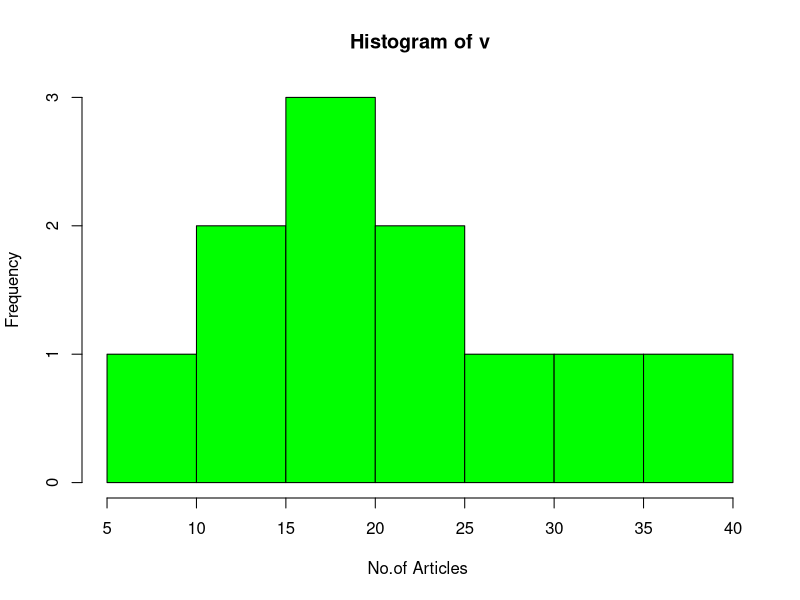
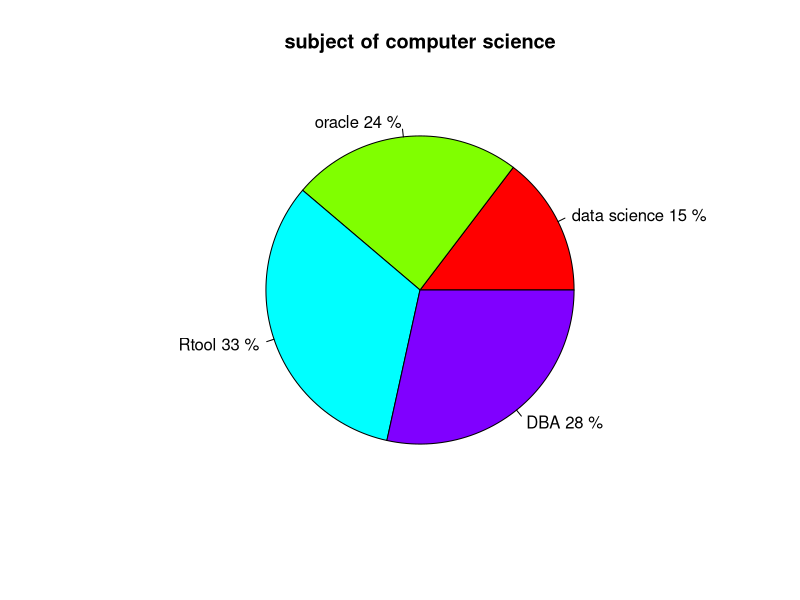
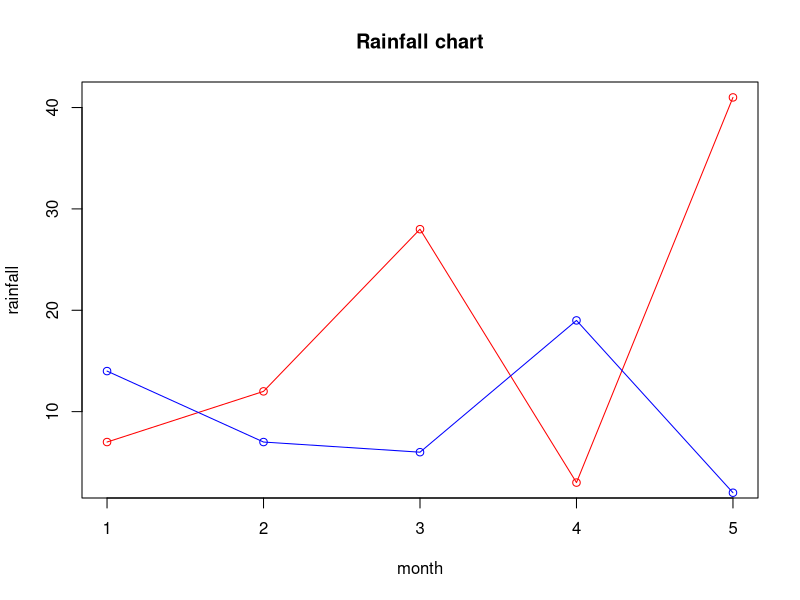
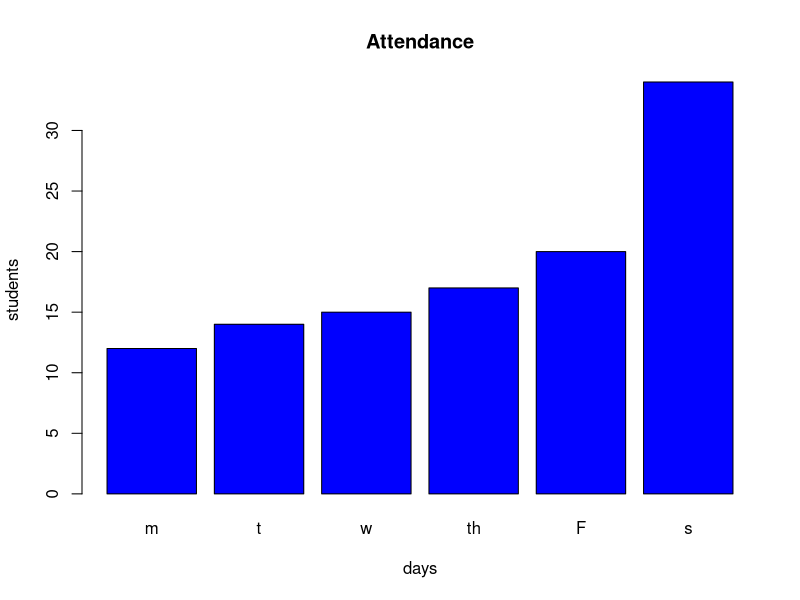
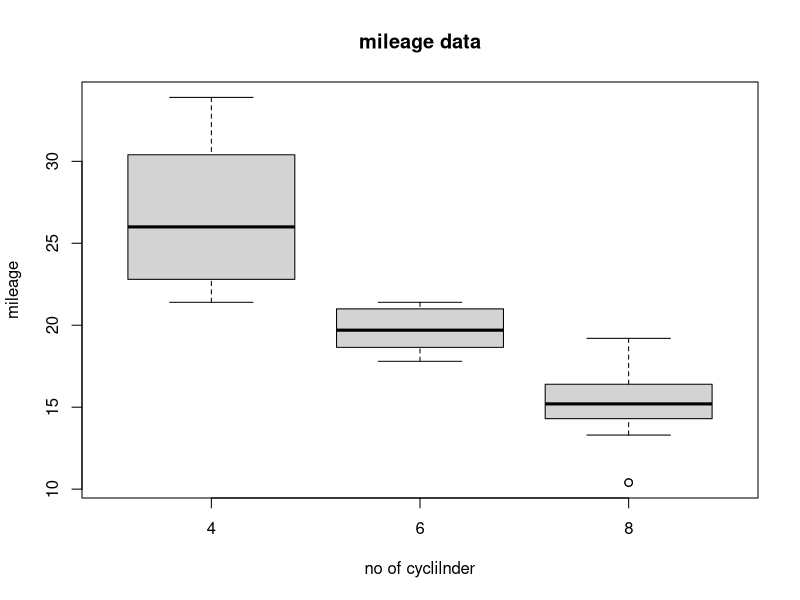

R code for these plots, in order:
#basic in array
x <- c(9, 20, 21, 25, 30, 50)
y <- c(3, 5, 6, 7, 8, 9)

cat("the variable x=", x, "\n")
cat("the variable y=", y, "\n")
cat("addition of x and y is", x + y, "\n")
cat("product of x and y is", x * y, "\n")
cat("mod of x and y is", x %% y, "\n")
cat("division of x and y is", x %/% y, "\n")
cat("Is x greater than y", x > y, "\n")
cat("Is x and y are equal", x == y, "\n")
cat("Is x and y are not equal", x != y, "\n")
print(x & y)
print(x | y)

#LIST
C = list("this","that","there")
D = list(1,2,3)
print(c(C,D))

#Matrices
B = matrix(c(1,2,3,4,5,6),nrow=2,ncol=3,byrow = FALSE)
A = list("good morning",c(11,22,3),1,B)
print(A[4])

#Array
p=c(1,2,3)
q=c(10,11,12,13,14,15)
column.names = c("col1","col2","col3")
row.names = c("row1","row2","row3")
matrix.names = c("matrix1","matrix2")
R = array(c(p,q),dim = c(3,3,2),dimnames = list(row.names,column.names,matrix.names))
print(R)
print("The element  the third row of the second matrix")
print(R[3,,2])
print(R[2,1,])

#Frames
K = data.frame(Name = c("Ravi","sagar","mohit","Reena"),marks = c(20,30,40,50),stream = c("sci","arts","com","arts"))
print(K)


#R code for plotting various plots
#Line Plots
x=c(7,12,28,3,41)
y=c(14,7,6,19,2)
png(file="line_chart_2lines.jpg")
plot(x,type="o",col="red",xlab="month",ylab="rainfall",main="Rainfall chart")
lines(y,type="o",col="blue")
dev.off()

#Bar plot 
x=c(12,14,15,17,20,34)
png(file="barplot.jpg")
barplot(x,col="blue",names.arg=c("m","t","w","th","F","s"),
        xlab="days",ylab="students",main="Attendance")
dev.off()

#Box plots
input = mtcars[,c('mpg','cyl')]
print(head(input))
png(file="boxplot.jpg")
boxplot(mpg~cyl,data=mtcars,xlab="no of cyclilnder",
        ylab="mileage", main='mileage data')
dev.off()

#Histogram
v = c(19, 23, 11, 5, 16, 21, 32,
      14, 19, 27, 39)
hist(v, xlab = "No.of Articles ",
     col = "green", border = "black")

#Pie charts
x = c(34,56,76,66)
y = c("data science","oracle","Rtool","DBA")
pct = round(x/sum(x)*100)
lbls = paste(y,pct)
lbls=paste(lbls,"%",sep = " ")
pie(x,labels = lbls, col = rainbow(length(lbls)), main = "subject of computer science")

